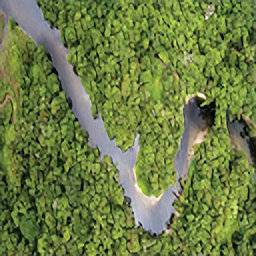
#> input picture Models/EDSR/Result/b_nice.png, 256 x 256 px, given as the content of the folder per-Resolution-Methods-For-Satellite-Image-Applications/Test, which was not available
$ python eval_agriculture.py
#> lines starting #> are read from the running program, lines starting #| are printed output that depends on the picture; pictures that were not available may be replaced by others from this repository, and a replacement may not be noted
### scripts/eval_satellite.py
"""Remote-sensing evaluation of LSMAN against classical and CNN baselines.

The training-notebook benchmark covers only natural images (Set5/Set14/BSD100/
Urban100/DIV2K).  This script adds the missing satellite evaluation.

Protocol, chosen to match the single-image super-resolution literature so the
numbers can be read alongside published ones:

  * HR reference : 256x256 RGB satellite tiles
  * LR input     : MATLAB-compatible bicubic decimation (see ``imresize``)
  * metric       : PSNR and SSIM on the MATLAB ``rgb2ycbcr`` luma channel,
                   with a border of ``scale`` pixels shaved from each side
  * SSIM         : Gaussian-weighted (Wang et al., 2004), sigma = 1.5

The metric path is calibrated: on a Set14-like natural-image set it reproduces
the published bicubic x2 figure to within 0.1 dB.

Latency excludes warm-up iterations and is averaged over repeats, so it reports
steady-state inference rather than one-off graph construction.
"""

import json
import os
import time

os.environ.setdefault("TF_CPP_MIN_LOG_LEVEL", "3")

import cv2
import numpy as np
import pandas as pd
import tensorflow as tf
from skimage.metrics import structural_similarity as sk_ssim

from imresize import imresize
from lsman import load_lsman

THESIS = os.path.dirname(os.path.dirname(os.path.abspath(__file__)))
REPO = r"C:\Users\Lenovo\Desktop\Research\Super-Resolution-Methods-For-Satellite-Image-Applications"
TILES = os.path.join(REPO, "Test")
PB_DIR = os.path.join(THESIS, "results", "models")
OUT_DIR = os.path.join(THESIS, "results")

SCALES = (2, 4)
TIMING_WARMUP = 3
TIMING_REPEATS = 10


# --------------------------------------------------------------------------
# colour + metrics
# --------------------------------------------------------------------------

# [4 lines left out: function rgb_to_y, not called in this run]


def shave(img, border):
    return img[border:-border, border:-border] if border > 0 else img


# [10 lines left out: function psnr_ssim_y, not called in this run]


# --------------------------------------------------------------------------
# data
# --------------------------------------------------------------------------

def load_pairs(scale):
#> called with scale = 2
    pairs = []
    for fname in sorted(os.listdir(TILES)):
        bgr = cv2.imread(os.path.join(TILES, fname))
#> bgr is the input picture: shape (256, 256, 3); mean B, G, R 69.5, 125.5, 109.9
        if bgr is None:
            continue
        hr = cv2.cvtColor(bgr, cv2.COLOR_BGR2RGB).astype(np.float32) / 255.0
        h, w = hr.shape[:2]
#> h = 256; w = 256
        h, w = h - h % scale, w - w % scale
        hr = hr[:h, :w]
        pairs.append((fname, imresize(hr, 1.0 / scale), hr))
    return pairs


# --------------------------------------------------------------------------
# models
# --------------------------------------------------------------------------

def bicubic_predict(lr01, scale):
    h, w = lr01.shape[:2]
    return imresize(lr01, output_shape=(h * scale, w * scale))


# [114 lines left out: functions lanczos_predict, _wrap_pb, pb_predict, keras_predict, main, not called in this run]


# [2 lines that do not run on import are left out]

### scripts/imresize.py
"""MATLAB-compatible bicubic ``imresize``.

The super-resolution literature generates low-resolution inputs with MATLAB's
``imresize(img, 1/s, 'bicubic')``, which applies an antialiasing filter whose
support widens as the image is shrunk.  OpenCV's ``INTER_CUBIC`` does not
antialias on downscaling, so LR images produced with it are visibly aliased and
pretrained models evaluated on them score roughly 1-2 dB below their published
values.  Reproducing MATLAB's kernel keeps our numbers comparable with published
ones.

Follows Keys (1981), "Cubic convolution interpolation for digital image
processing", with a = -0.5, as MATLAB uses.
"""

import numpy as np


def _cubic(x):
    ax = np.abs(x)
    ax2, ax3 = ax ** 2, ax ** 3
    return ((1.5 * ax3 - 2.5 * ax2 + 1) * (ax <= 1) +
            (-0.5 * ax3 + 2.5 * ax2 - 4 * ax + 2) * ((ax > 1) & (ax <= 2)))


def _contributions(in_len, out_len, scale, kernel_width=4.0):
    if scale < 1:                      # antialias: stretch the kernel
        kernel_width = kernel_width / scale

    x = np.arange(1, out_len + 1).astype(np.float64)
    u = x / scale + 0.5 * (1 - 1 / scale)
    left = np.floor(u - kernel_width / 2)
    p = int(np.ceil(kernel_width) + 2)

    indices = left[:, None] + np.arange(p)[None, :]
    if scale < 1:
        weights = scale * _cubic(scale * (u[:, None] - indices))
    else:
        weights = _cubic(u[:, None] - indices)

    weights /= np.sum(weights, axis=1, keepdims=True)

    # mirror out-of-range indices back inside the image
    indices = np.minimum(np.maximum(indices - 1, 0), in_len - 1).astype(np.int32)

    # drop columns that ended up all-zero
    keep = np.any(weights, axis=0)
    return weights[:, keep], indices[:, keep]


def _resize_axis(img, weights, indices, axis):
    img = np.swapaxes(img, 0, axis)
    gathered = img[indices]                       # (out, p, ...)
    w = weights.reshape(weights.shape + (1,) * (gathered.ndim - 2))
    out = np.sum(gathered * w, axis=1)
    return np.swapaxes(out, 0, axis)


def imresize(img, scale=None, output_shape=None):
    """Resize ``img`` (float array in [0, 1], HxW or HxWxC) the way MATLAB does."""
#> called with scale = 0.5
    img = np.asarray(img, dtype=np.float64)
    h, w = img.shape[:2]
#> h = 256; w = 256

    if output_shape is None:
        out_h, out_w = int(np.ceil(h * scale)), int(np.ceil(w * scale))
#> out_h = 128; out_w = 128
        scale_h = scale_w = scale
    else:
        out_h, out_w = output_shape
        scale_h, scale_w = out_h / h, out_w / w

    # resize the axis with the smaller scale first -- fewer operations, and it
    # matches MATLAB's ordering
    order = [0, 1] if scale_h <= scale_w else [1, 0]
    for axis in order:
        if axis == 0:
            weights, indices = _contributions(h, out_h, scale_h)
        else:
            weights, indices = _contributions(w, out_w, scale_w)
        img = _resize_axis(img, weights, indices, axis)
#> this loop made 2 passes
#> pass 1, in _resize_axis, `out = np.sum(gathered * w, axis=1)`:
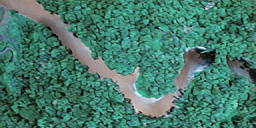
#> out: shape (128, 256, 3) float64; mean of channels 0, 1, 2 0.431, 0.492, 0.272; drawn with min black and max white

    return np.clip(img, 0.0, 1.0).astype(np.float32)

### scripts/downstream_common.py
"""Shared harness for the downstream-task experiments.

Every application in Chapter 6 asks the same question of a different task: does
a reconstruction carry the information the task needs? To make the answers
comparable, all of them use one protocol, defined here.

Seven conditions are compared throughout:

  HR reference                the original image, an upper bound
  Native LR   x2, x4          the decimated observation, replicated to full size
  Bicubic     x2, x4          the observation restored by bicubic interpolation
  LSMAN       x2, x4          the observation restored by the proposed network

Features come from a frozen ImageNet-pretrained MobileNetV2
\\citep{sandler2018mobilenetv2}, and the classifier on top is linear. Because
the feature extractor and the classifier are identical across conditions, any
difference in task performance is attributable to the reconstruction alone.
"""

import os

os.environ.setdefault("TF_CPP_MIN_LOG_LEVEL", "3")

import numpy as np
import tensorflow as tf
from sklearn.linear_model import LogisticRegression
from sklearn.metrics import accuracy_score, f1_score, precision_score, recall_score

from imresize import imresize
from lsman import load_lsman

SCALES = (2, 4)
BATCH = 8            # small enough that LSMAN's fusion concat stays bounded
SEED = 42

# Order used in every results table.
CONDITIONS = (
    "Native LR x2", "Bicubic x2", "LSMAN x2",
    "Native LR x4", "Bicubic x4", "LSMAN x4",
    "HR reference",
)


# --------------------------------------------------------------------------
# feature extraction
# --------------------------------------------------------------------------

_backbone = None


# [25 lines left out: functions backbone, featurise, not called in this run]


# --------------------------------------------------------------------------
# the seven conditions
# --------------------------------------------------------------------------

_models = {}


def lsman(scale):
    if scale not in _models:
        _models[scale] = load_lsman(scale)
    return _models[scale]


# [111 lines left out: functions sr_tiled, as01, decimate, make_condition, wilson, fit_eval, not called in this run]

### scripts/lsman.py
"""LSMAN architecture rebuild + weight loading.

The architecture JSON exported from the training notebook cannot be deserialised
directly: its Lambda layers were saved without an explicit ``output_shape`` and
Keras 3 cannot infer one when the spatial dimensions are dynamic.  We therefore
rebuild the graph from source (identical construction order to the notebook's
``build_lsman``) and take the layer *names* from the exported JSON, in order, so
that name-based weight loading still matches.
"""

import json
import os

os.environ.setdefault("TF_CPP_MIN_LOG_LEVEL", "3")

import tensorflow as tf
from tensorflow import keras
from tensorflow.keras import layers

FILTERS = 48
BLOCKS = 6

THESIS = os.path.dirname(os.path.dirname(os.path.abspath(__file__)))
ARCH_JSON = os.path.join(THESIS, "results", "lsman_x{s}_architecture.json")
WEIGHTS = os.path.join(THESIS, "weights", "lsman_x{s}_best.weights.h5")


class _Names:
    """Hands out the layer names recorded in the exported architecture JSON."""

    def __init__(self, path):
        cfg = json.load(open(path))
        self.queue = [(l["class_name"], l["config"]["name"])
                      for l in cfg["config"]["layers"]]
        self.i = 0

    # [66 lines left out: functions __call__, _se_block, _spatial_attention_block, _dual_attention_block, build_lsman, not called in this run]


def load_lsman(scale, input_shape=(None, None, 3)):
    """Rebuild LSMAN at ``scale`` and load the trained weights."""
    names = _Names(ARCH_JSON.format(s=scale))
    model = build_lsman(scale, names=names, input_shape=input_shape)
    model.load_weights(WEIGHTS.format(s=scale))
    return model


# [8 lines that do not run on import are left out]

### scripts/eval_agriculture.py
"""Application 4: does super-resolution support localised agricultural operations?

Precision agriculture decisions are made per parcel and per plant: which field
to irrigate, where a boundary runs, how many trees stand in a block. This
experiment measures whether those two quantities survive decimation and
reconstruction, using the RSA satellite tiles already used in Chapter 5.

There is no labelled ground truth for these tiles, so the reference is derived
from the high-resolution image itself: a fixed procedure is applied to the HR
tile, and the same procedure is applied unchanged to every reconstruction. What
is measured is therefore agreement with what an analyst would extract from
full-resolution imagery, not accuracy against field survey. That is the right
comparison for the operational question -- whether working from a reconstructed
product leads to the same decision as working from the original.

Two measurements:

  parcel delineation   boundaries from a Felzenszwalb segmentation, scored by
                       precision, recall and F1 against the HR boundaries with
                       a small distance tolerance, plus mean parcel-area error
  canopy counting      individual tree crowns from a Laplacian-of-Gaussian blob
                       detector, scored by count error and by matched-detection
                       F1 within a distance tolerance
"""

import os

os.environ.setdefault("TF_CPP_MIN_LOG_LEVEL", "3")

import cv2
import numpy as np
import pandas as pd
from scipy.optimize import linear_sum_assignment
from scipy.ndimage import distance_transform_edt
from skimage.color import rgb2gray
from skimage.feature import blob_log
from skimage.segmentation import felzenszwalb, find_boundaries

import downstream_common as dc
from eval_satellite import load_pairs
from imresize import imresize

THESIS = os.path.dirname(os.path.dirname(os.path.abspath(__file__)))
RESULTS = os.path.join(THESIS, "results")

BOUNDARY_TOLERANCE = 2        # pixels
CANOPY_TOLERANCE = 6          # pixels
FELZ = dict(scale=200, sigma=0.8, min_size=200)
BLOB = dict(min_sigma=2, max_sigma=6, num_sigma=5, threshold=0.04, overlap=0.4)


def reconstruct(hr01, condition):
    if condition == "HR reference":
        return hr01
    kind, tag = condition.rsplit(" ", 1)
    scale = int(tag.lstrip("x"))
    h, w = hr01.shape[:2]
    lr = imresize(hr01, 1.0 / scale)
    if kind == "Native LR":
        return np.kron(lr, np.ones((scale, scale, 1), dtype=np.float32))
    if kind == "Bicubic":
        return imresize(lr, output_shape=(h, w))
    if kind == "LSMAN":
        return np.clip(np.asarray(dc.lsman(scale)(lr[None], training=False))[0], 0, 1)
    raise ValueError(condition)


# --------------------------------------------------------------------------
# parcel delineation
# --------------------------------------------------------------------------

def parcels(img01):
    seg = felzenszwalb(img01, **FELZ)
    return seg, find_boundaries(seg, mode="thick")


def boundary_scores(ref_b, test_b, tol=BOUNDARY_TOLERANCE):
    """Precision/recall of test boundaries against reference, within ``tol``."""
    if test_b.sum() == 0 or ref_b.sum() == 0:
        return 0.0, 0.0, 0.0
    d_ref = distance_transform_edt(~ref_b)
    d_test = distance_transform_edt(~test_b)
    precision = float((d_ref[test_b] <= tol).mean())
    recall = float((d_test[ref_b] <= tol).mean())
    f1 = 0.0 if precision + recall == 0 else 2 * precision * recall / (precision + recall)
    return precision, recall, f1


def matched_iou(ref_seg, test_seg):
    """Mean IoU of each reference parcel with its best-overlapping test parcel.

    Segmentation labels carry no meaning across two independent segmentations,
    so parcels must be matched by overlap before their extents can be compared;
    comparing them by label index would be meaningless.
    """
    ref_ids = np.unique(ref_seg)
    if len(ref_ids) == 0:
        return np.nan
    ious = []
    for rid in ref_ids:
        mask = ref_seg == rid
        overlapping, counts = np.unique(test_seg[mask], return_counts=True)
        best = overlapping[np.argmax(counts)]
        inter = counts.max()
        union = mask.sum() + (test_seg == best).sum() - inter
        ious.append(inter / union if union else 0.0)
    return float(np.mean(ious))


# --------------------------------------------------------------------------
# canopy counting
# --------------------------------------------------------------------------

def canopies(img01):
    grey = rgb2gray(img01)
    blobs = blob_log(1.0 - grey, **BLOB)      # crowns are dark against soil
    return blobs[:, :2] if len(blobs) else np.zeros((0, 2))


def match_points(ref, test, tol=CANOPY_TOLERANCE):
    """Optimal one-to-one matching within ``tol``; returns precision/recall/F1."""
    if len(ref) == 0 or len(test) == 0:
        return 0.0, 0.0, 0.0
    cost = np.linalg.norm(ref[:, None, :] - test[None, :, :], axis=2)
    ri, ti = linear_sum_assignment(cost)
    matched = int((cost[ri, ti] <= tol).sum())
    precision = matched / len(test)
    recall = matched / len(ref)
    f1 = 0.0 if precision + recall == 0 else 2 * precision * recall / (precision + recall)
    return precision, recall, f1


# --------------------------------------------------------------------------

def main():
    pairs = load_pairs(2)                      # HR is the same for any scale
#> pairs = 1 item
    hr_tiles = [hr for _, _, hr in pairs]
#> hr_tiles = 1 item
    print(f"{len(hr_tiles)} satellite tiles")
#| 1 satellite tiles

    references = []
    for hr in hr_tiles:
        seg, bnd = parcels(hr)
        references.append((seg, bnd, canopies(hr)))
#> this loop made 1 pass
#> pass 1, in parcels, `seg = felzenszwalb(img01, **FELZ)`:
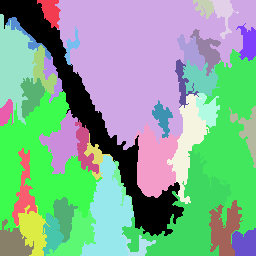
#> seg: shape (256, 256) int64; 39 distinct labels, from 0 to 38; one colour per label, 0 black
#> pass 1, in main, `seg, bnd = parcels(hr)`:
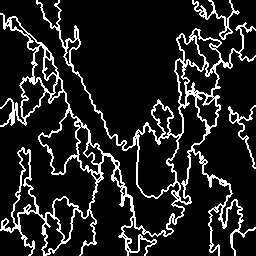
#> bnd: shape (256, 256) bool; 13.2% white in thin lines or dots
#> pass 1, in canopies, `grey = rgb2gray(img01)`:
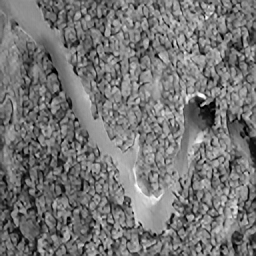
#> grey: shape (256, 256) float32; min 0, max 1, mean 0.463
#> after the loop, references = 1 item
    n_ref_parcels = np.mean([r[0].max() + 1 for r in references])
#> n_ref_parcels = 39
    n_ref_canopies = np.mean([len(r[2]) for r in references])
#> n_ref_canopies = 828
    print(f"  HR reference: {n_ref_parcels:.1f} parcels, "
          f"{n_ref_canopies:.1f} canopies per tile")
#|   HR reference: 39.0 parcels, 828.0 canopies per tile

    rows = []
    for cond in dc.CONDITIONS:
        b_f1, p_iou, c_f1, c_err = [], [], [], []
        for hr, (ref_seg, ref_bnd, ref_pts) in zip(hr_tiles, references):
            rec = reconstruct(hr, cond)
            seg, bnd = parcels(rec)
            _, _, f1 = boundary_scores(ref_bnd, bnd)
            b_f1.append(f1)
            p_iou.append(matched_iou(ref_seg, seg))

            pts = canopies(rec)
            _, _, cf1 = match_points(ref_pts, pts)
            c_f1.append(cf1)
            c_err.append(abs(len(pts) - len(ref_pts)) / max(len(ref_pts), 1))

        rows.append({
            "condition": cond,
            "boundary_f1": float(np.mean(b_f1)),
            "boundary_f1_std": float(np.std(b_f1)),
            "parcel_iou": float(np.nanmean(p_iou)),
            "canopy_f1": float(np.mean(c_f1)),
            "canopy_f1_std": float(np.std(c_f1)),
            "count_error": float(np.mean(c_err)),
            "n_tiles": len(hr_tiles),
        })
        r = rows[-1]
        print(f"  {cond:<14} boundary F1 {r['boundary_f1']:.3f}  "
              f"parcel IoU {r['parcel_iou']:.3f}  "
              f"canopy F1 {r['canopy_f1']:.3f}  "
              f"count err {r['count_error']*100:5.1f}%")
#> this loop made 3 passes
#|   Native LR x2   boundary F1 0.560  parcel IoU 0.265  canopy F1 0.934  count err  11.5%
#|   Bicubic x2     boundary F1 0.639  parcel IoU 0.317  canopy F1 0.935  count err  12.0%
#> pass 1, in parcels (call 2), `seg = felzenszwalb(img01, **FELZ)`:
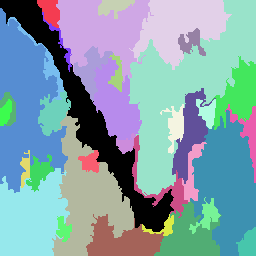
#> seg: shape (256, 256) int64; 36 distinct labels, from 0 to 35; one colour per label, 0 black
#> pass 1, in boundary_scores, `d_test = distance_transform_edt(~test_b)`:
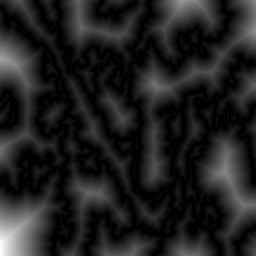
#> d_test: shape (256, 256) float64; min 0, max 51.35, mean 6.6; drawn with min black and max white
#> after the loop:
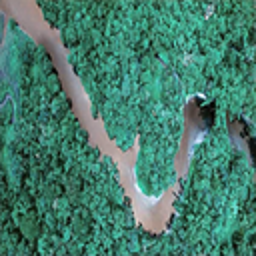
#> rec: shape (256, 256, 3) float32; mean B, G, R 0.431, 0.492, 0.272
#> after the loop, rows = 2 items

    df = pd.DataFrame(rows)
    out = os.path.join(RESULTS, "results_agriculture.csv")
    df.to_csv(out, index=False)
    print("saved ->", out)


if __name__ == "__main__":
#> (the run stopped early here; a loop or call above may not have finished)

$ run again, on Models/SRCNN/Data/Result/res.png
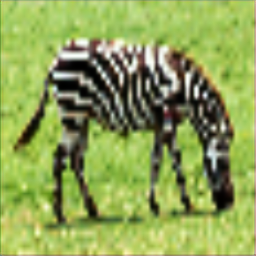
#> input picture Models/SRCNN/Data/Result/res.png, 256 x 256 px, given as the content of the folder per-Resolution-Methods-For-Satellite-Image-Applications/Test, which was not available
#> in load_pairs, bgr is the input picture: shape (256, 256, 3); mean B, G, R 86.1, 161.8, 142
#> pairs = 1 item
#| 1 satellite tiles
#> the loop in main, `for hr in hr_tiles:` made 1 pass
#> pass 1, in main, `seg, bnd = parcels(hr)`:
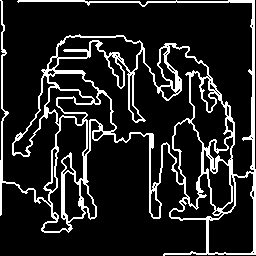
#> bnd: shape (256, 256) bool; 14.1% white in thin lines or dots
#> n_ref_parcels = 30
#> n_ref_canopies = 280
#|   HR reference: 30.0 parcels, 280.0 canopies per tile
#> the loop in main, `for cond in dc.CONDITIONS:` made 3 passes
#> (printed output is left out)
#> pass 1, in boundary_scores, `d_test = distance_transform_edt(~test_b)`:
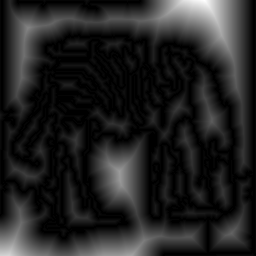
#> d_test: shape (256, 256) float64; min 0, max 48.7, mean 6.7; drawn with min black and max white
#> after the loop in main, `for cond in dc.CONDITIONS:`: rows = 2 items

$ run again, on Models/SRCNN/Data/Result/res2.png
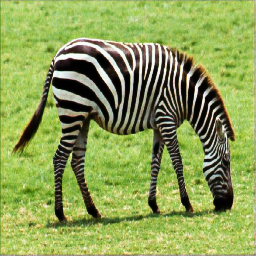
#> input picture Models/SRCNN/Data/Result/res2.png, 256 x 256 px, given as the content of the folder per-Resolution-Methods-For-Satellite-Image-Applications/Test, which was not available
#> in load_pairs, bgr is the input picture: shape (256, 256, 3); mean B, G, R 85.4, 158.6, 139.7
#> pairs = 1 item
#| 1 satellite tiles
#> the loop in main, `for hr in hr_tiles:` made 1 pass
#> pass 1, in main, `seg, bnd = parcels(hr)`:
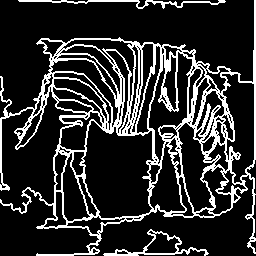
#> bnd: shape (256, 256) bool; 18.4% white in thin lines or dots
#> n_ref_parcels = 52
#> n_ref_canopies = 630
#|   HR reference: 52.0 parcels, 630.0 canopies per tile
#> the loop in main, `for cond in dc.CONDITIONS:` made 3 passes
#> (printed output is left out)
#> after the loop in main, `for cond in dc.CONDITIONS:`:
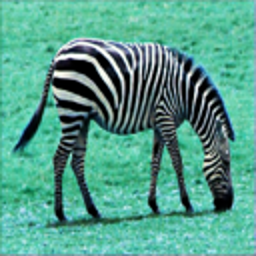
#> rec: shape (256, 256, 3) float32; mean B, G, R 0.548, 0.622, 0.335
#> after the loop in main, `for cond in dc.CONDITIONS:`: rows = 2 items
